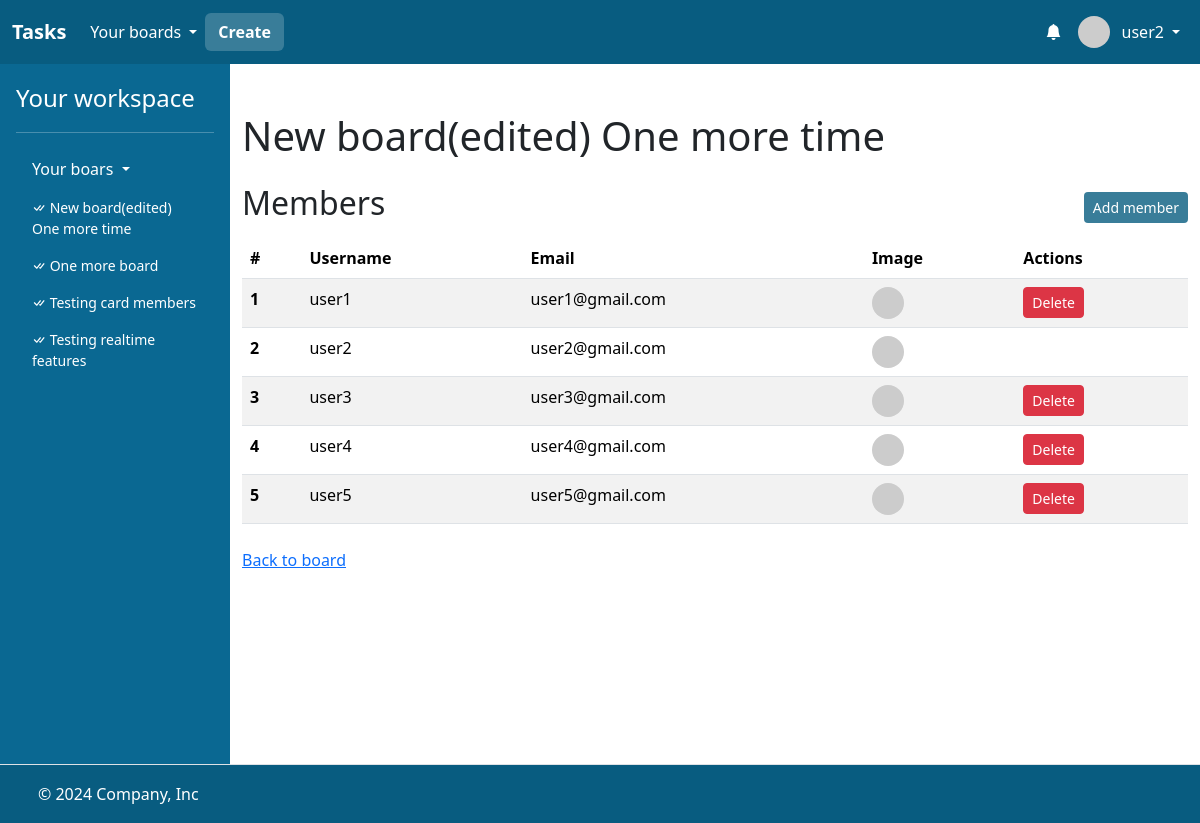
The page /boards/32/get_members (signed in) on the database as committed earlier.
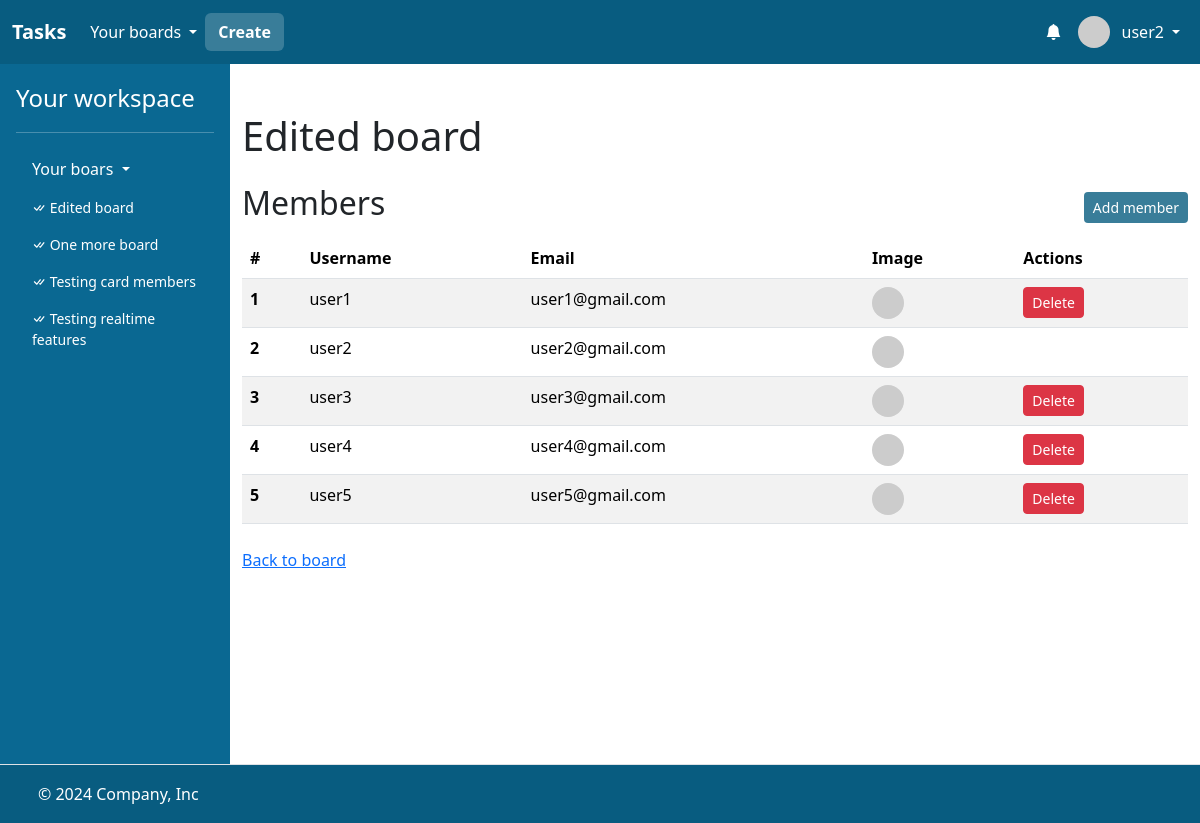
The same page on the database as committed later.
### task/models.py (models this page shows)
class User(AbstractUser):
    bio = models.CharField(max_length=256)

class Board(models.Model):
    name = models.CharField(max_length=256)
    description = models.CharField(max_length=256)
    members = models.ManyToManyField(User, related_name="boards")
    created_at = models.DateTimeField(auto_now_add=True)

### task/views.py (the view)
@login_required
def board_members_view(request, board_id):
    board = Board.objects.filter(id=board_id).first()
    if board is None:
        return apology(request, "Board does not exist!", 400)
    if not request.user in board.members.all():
        return apology(request, "Forbidden.", 403)
    members = board.members.all()
    for index, member in enumerate(members, start=1):
        member.index = index
    return render(
        request,
        "task/board_members.html",
        {
            "board": board,
            "boards": request.user.boards.all(),
            "members": members,
        },
    )

### task/templates/task/board_members.html (shortened to what this page needs)
{% extends "task/layout.html" %}
{% block main %}
<div class="container">
    <h1 class="mt-5">{{ board.name }}</h1>
    <div class="d-flex mt-4 mb-2" style="justify-content: space-between; align-items: center;">
        <h2>Members</h2>
        <a class="btn btn-sm btn-task" href="{% url 'board_add_member' board.id %}">Add member</a>
    </div>
    <table class="table table-striped">
        <thead>
          <tr>
            <th scope="col">#</th>
            <th scope="col">Username</th>
            <th scope="col">Email</th>
            <th scope="col">Image</th>
            <th scope="col">Actions</th>
          </tr>
        </thead>
        <tbody>
            {% for member in members %}
                <tr>
                    <th scope="row">{{ member.index }}</th>
                    <td>{{ member.username }}</td>
                    <td>{{ member.email }}</td>
                    <td><img src="https://i.pravatar.cc/48?u={{ member.id }}" alt="" width="32" height="32" class="rounded-circle me-2"></td>
                    <td>
                        {% if user.id != member.id %}
                            <form action="{% url 'board_delete_member' board.id %}" method="POST">
                                <input class="btn btn-sm btn-danger" type="submit" value="Delete">
                            </form>
                        {% endif %}
                    </td>
                </tr>
            {% endfor %}
        </tbody>
      </table>
      <div class="mt-4">
        <a class="link-primary" href="{% url 'board' board.id %}">Back to board</a>
    </div>
</div>
{% endblock %}

### task/templates/task/layout.html (shortened to what this page needs)
<!DOCTYPE html>
{% load static %}
{% load humanize %}
<html lang="en">
    <head>
        <link href="https://cdn.jsdelivr.net/npm/bootstrap@5.3.3/dist/css/bootstrap.min.css" rel="stylesheet">
        <link rel="stylesheet" href="https://cdn.jsdelivr.net/npm/bootstrap-icons@1.3.0/font/bootstrap-icons.css">
        <link href="{% static 'styles.css' %}" rel="stylesheet">
    </head>
    <body style="height: 100vh;">
        <div style="display: flex; flex-direction: column; height: 100%;">
            <header>
                <nav class="navbar navbar-expand-lg"  data-bs-theme="dark" style="background: #085c80;">
                    <div class="container-fluid">
                      <a class="navbar-brand fw-bold" href="{% url 'index' %}">Tasks</a>
                      <div class="collapse navbar-collapse" id="navbarHeader">
                        <ul class="navbar-nav me-auto mb-2 mb-lg-0" style="display: flex; align-items: center;">
                            {% if user.is_authenticated %}
                                <li class="nav-item dropdown">
                                    <a class="nav-link dropdown-toggle text-white" href="#" role="button" data-bs-toggle="dropdown" aria-expanded="false" style="display: flex; align-items: center; gap: 4px;">
                                        <span>Your boards</span>
                                    </a>
                                </li>
                                <li class="nav-item">
                                    <a class="btn fw-bold text-white" style="background: #397D99; color: white;" href="{% url 'create_board' %}">Create</a>
                                </li>
                          {% endif %}
                        </ul>
                        {% if user.is_authenticated %}
                        <ul class="navbar-nav ms-auto mb-2 mb-lg-0" style="display: flex; align-items: center;">
                            <li class="nav-item dropdown">
                                <a class="nav-link text-white d-relative" href="#" role="button" style="display: flex; align-items: center; gap: 4px;" id="dropdownMenuClickableInside" data-bs-toggle="dropdown" data-bs-auto-close="outside" aria-expanded="false">
                                    <i class="bi bi-bell-fill"></i>
                                </a>
                            </li>
                            <li class="nav-item dropdown">
                                <a class="nav-link dropdown-toggle text-white" href="#" role="button" data-bs-toggle="dropdown" aria-expanded="false" style="display: flex; align-items: center; gap: 4px;">
                                    <img src="https://i.pravatar.cc/48?u={{ user.id }}" alt="" width="32" height="32" class="rounded-circle me-2">
                                    <span>{{ user.username }}</span>
                                </a>
                            </li>
                        </ul>
                        {% endif %}
                      </div>
                    </div>
                  </nav>
            </header>
            <main style="flex: 1;">
                <div class="d-flex flex-nowrap" style="height: 100%;">
                    {% if user.is_authenticated %}
                    <div class="d-none d-lg-flex flex-column flex-shrink-0 p-3 text-white" style="width: 230px; background: #0A6892;">
                        <a href="{% url 'index' %}" class="text-decoration-none d-flex align-items-center mb-3 mb-md-0 me-md-auto text-white">
                          <span class="fs-4">Your workspace</span>
                        </a>
                        <hr>
                        <ul class="nav nav-pills flex-column mb-auto">
                          <li class="mb-1">
                            <button class="nav-link text-white collapsed dropdown-toggle" data-bs-toggle="collapse" data-bs-target="#home-collapse" aria-expanded="true">
                                Your boars
                            </button>
                            <div class="collapse show " id="home-collapse">
                                <ul class="btn-toggle-nav list-unstyled fw-normal pb-1 small" style="max-height: 490px; overflow-y: auto;">
                                    {% for board in boards %}
                                    <li>
                                        <a href="{% url 'board' board.id %}" class="nav-link text-white">
                                            <i class="bi bi-check-all"></i>
                                            {{ board.name }}
                                        </a>
                                    </li>
                                    {% endfor %}
                                </ul>
                            </div>
                          </li>
                        </ul>
                    </div>
                    {% endif %}
                    <div style="flex: 1; background: white; overflow-x: hidden; min-height: 700px;">
                        {% block main %}
                        {% endblock %}
                    </div>
                </div>
            </main>
            <footer class="d-flex flex-wrap justify-content-between align-items-center py-3 border-top" style="background: #085c80; border: none;">
                <div class="col-md-4 d-flex align-items-center">
                  <a href="/" class="mb-3 me-2 mb-md-0 text-body-secondary lh-1">
                    <svg class="bi" width="30" height="24"><use xlink:href="#bootstrap"></use></svg>
                  </a>
                  <span class="mb-3 mb-md-0 text-white">© 2024 Company, Inc</span>
                </div>
                <ul class="nav col-md-4 justify-content-end list-unstyled d-flex">
                  <li class="ms-3"><a class="text-body-secondary" href="#"><svg class="bi" width="24" height="24"><use xlink:href="#twitter"></use></svg></a></li>
                  <li class="ms-3"><a class="text-body-secondary" href="#"><svg class="bi" width="24" height="24"><use xlink:href="#instagram"></use></svg></a></li>
                  <li class="ms-3"><a class="text-body-secondary" href="#"><svg class="bi" width="24" height="24"><use xlink:href="#facebook"></use></svg></a></li>
                </ul>
            </footer>
        </div>
    </body>
</html>

### task/static/styles.css (style rules this page uses)
.btn-task, .btn-task:hover { background: #397d99; color: white; }

Rows that differ between the two databases and show on the page:
changed Board: name "New board(edited) One more time" → "Edited board"
